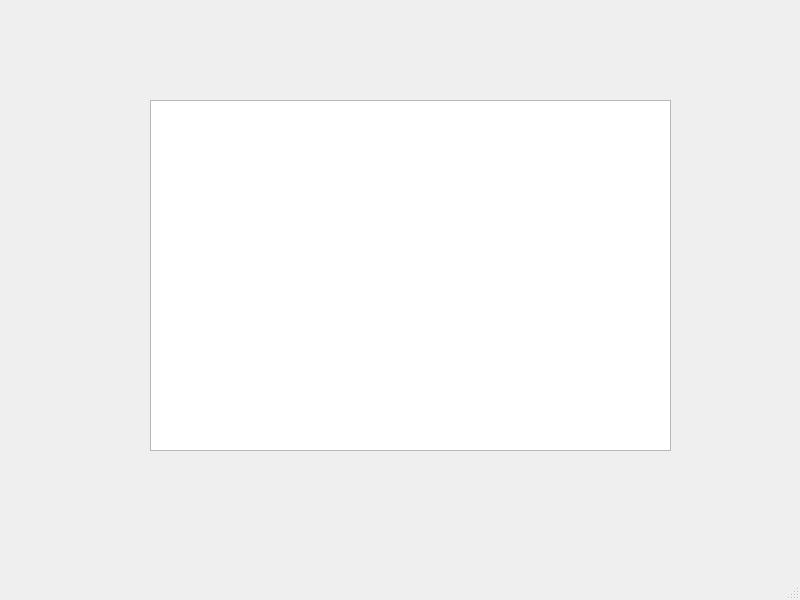
<?xml version="1.0" encoding="UTF-8"?>
<ui version="4.0">
 <class>MainWindow</class>
 <widget class="QMainWindow" name="MainWindow">
  <property name="geometry">
   <rect>
    <x>0</x>
    <y>0</y>
    <width>800</width>
    <height>600</height>
   </rect>
  </property>
  <property name="windowTitle">
   <string>MainWindow</string>
  </property>
  <widget class="QWidget" name="centralwidget">
   <widget class="QTableView" name="tableView">
    <property name="geometry">
     <rect>
      <x>150</x>
      <y>100</y>
      <width>521</width>
      <height>351</height>
     </rect>
    </property>
   </widget>
  </widget>
  <widget class="QMenuBar" name="menubar">
   <property name="geometry">
    <rect>
     <x>0</x>
     <y>0</y>
     <width>800</width>
     <height>22</height>
    </rect>
   </property>
  </widget>
  <widget class="QStatusBar" name="statusbar"/>
 </widget>
 <resources/>
 <connections/>
</ui>
